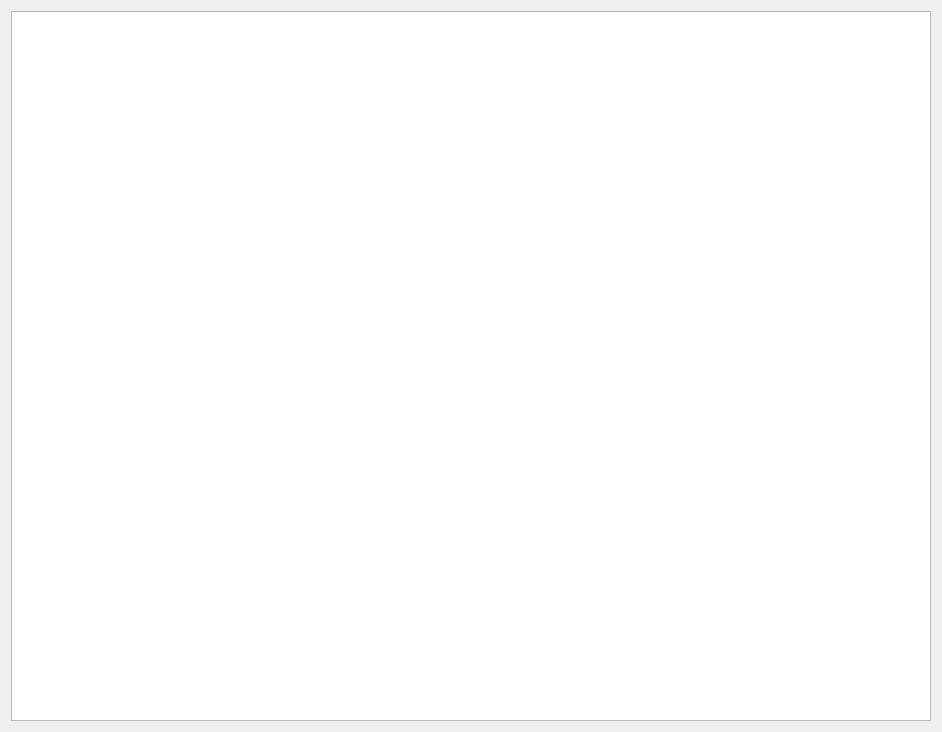
<?xml version="1.0" encoding="UTF-8"?>
<ui version="4.0">
 <class>MainWindow</class>
 <widget class="QWidget" name="MainWindow">
  <property name="geometry">
   <rect>
    <x>0</x>
    <y>0</y>
    <width>942</width>
    <height>732</height>
   </rect>
  </property>
  <property name="windowTitle">
   <string>MainWindow</string>
  </property>
  <property name="styleSheet">
   <string notr="true">/*
Material Dark Style Sheet for QT Applications
Author: Jaime A. Quiroga P.
Inspired on https://github.com/jxfwinter/qt-material-stylesheet
Company: GTRONICK
Last updated: 04/12/2018, 15:00.
Available at: https://github.com/GTRONICK/QSS/blob/master/MaterialDark.qss
*/
QMainWindow {
	background-color:#1e1d23;
}
QDialog {
	background-color:#1e1d23;
}
QColorDialog {
	background-color:#1e1d23;
}
QTextEdit {
	background-color:#1e1d23;
	color: #a9b7c6;
}
QPlainTextEdit {
	selection-background-color:#007b50;
	background-color:#1e1d23;
	border-style: solid;
	border-top-color: transparent;
	border-right-color: transparent;
	border-left-color: transparent;
	border-bottom-color: transparent;
	border-width: 1px;
	color: #a9b7c6;
}
QPushButton{
	border-style: solid;
	border-top-color: transparent;
	border-right-color: transparent;
	border-left-color: transparent;
	border-bottom-color: transparent;
	border-width: 1px;
	border-style: solid;
	color: #a9b7c6;
	padding: 2px;
	background-color: #1e1d23;
}
QPushButton::default{
	border-style: inset;
	border-top-color: transparent;
	border-right-color: transparent;
	border-left-color: transparent;
	border-bottom-color: #04b97f;
	border-width: 1px;
	color: #a9b7c6;
	padding: 2px;
	background-color: #1e1d23;
}
QToolButton {
	border-style: solid;
	border-top-color: transparent;
	border-right-color: transparent;
	border-left-color: transparent;
	border-bottom-color: #04b97f;
	border-bottom-width: 1px;
	border-style: solid;
	color: #a9b7c6;
	padding: 2px;
	background-color: #1e1d23;
}
QToolButton:hover{
	border-style: solid;
	border-top-color: transparent;
	border-right-color: transparent;
	border-left-color: transparent;
	border-bottom-color: #37efba;
	border-bottom-width: 2px;
	border-style: solid;
	color: #FFFFFF;
	padding-bottom: 1px;
	background-color: #1e1d23;
}
QPushButton:hover{
	border-style: solid;
	border-top-color: transparent;
	border-right-color: transparent;
	border-left-color: transparent;
	border-bottom-color: #37efba;
	border-bottom-width: 1px;
	border-style: solid;
	color: #FFFFFF;
	padding-bottom: 2px;
	background-color: #1e1d23;
}
QPushButton:pressed{
	border-style: solid;
	border-top-color: transparent;
	border-right-color: transparent;
	border-left-color: transparent;
	border-bottom-color: #37efba;
	border-bottom-width: 2px;
	border-style: solid;
	color: #37efba;
	padding-bottom: 1px;
	background-color: #1e1d23;
}
QPushButton:disabled{
	border-style: solid;
	border-top-color: transparent;
	border-right-color: transparent;
	border-left-color: transparent;
	border-bottom-color: #808086;
	border-bottom-width: 2px;
	border-style: solid;
	color: #808086;
	padding-bottom: 1px;
	background-color: #1e1d23;
}
QLineEdit {
	border-width: 1px; border-radius: 4px;
	border-color: rgb(58, 58, 58);
	border-style: inset;
	padding: 0 8px;
	color: #a9b7c6;
	background:#1e1d23;
	selection-background-color:#007b50;
	selection-color: #FFFFFF;
}
QLabel {
	color: #a9b7c6;
}
QLCDNumber {
	color: #37e6b4;
}
QProgressBar {
	text-align: center;
	color: rgb(240, 240, 240);
	border-width: 1px; 
	border-radius: 10px;
	border-color: rgb(58, 58, 58);
	border-style: inset;
	background-color:#1e1d23;
}
QProgressBar::chunk {
	background-color: #04b97f;
	border-radius: 5px;
}
QMenuBar {
	background-color: #1e1d23;
}
QMenuBar::item {
	color: #a9b7c6;
  	spacing: 3px;
  	padding: 1px 4px;
  	background: #1e1d23;
}

QMenuBar::item:selected {
  	background:#1e1d23;
	color: #FFFFFF;
}
QMenu::item:selected {
	border-style: solid;
	border-top-color: transparent;
	border-right-color: transparent;
	border-left-color: #04b97f;
	border-bottom-color: transparent;
	border-left-width: 2px;
	color: #FFFFFF;
	padding-left:15px;
	padding-top:4px;
	padding-bottom:4px;
	padding-right:7px;
	background-color: #1e1d23;
}
QMenu::item {
	border-style: solid;
	border-top-color: transparent;
	border-right-color: transparent;
	border-left-color: transparent;
	border-bottom-color: transparent;
	border-bottom-width: 1px;
	border-style: solid;
	color: #a9b7c6;
	padding-left:17px;
	padding-top:4px;
	padding-bottom:4px;
	padding-right:7px;
	background-color: #1e1d23;
}
QMenu{
	background-color:#1e1d23;
}
QTabWidget {
	color:rgb(0,0,0);
	background-color:#1e1d23;
}
QTabWidget::pane {
		border-color: rgb(77,77,77);
		background-color:#1e1d23;
		border-style: solid;
		border-width: 1px;
    	border-radius: 6px;
}
QTabBar::tab {
	border-style: solid;
	border-top-color: transparent;
	border-right-color: transparent;
	border-left-color: transparent;
	border-bottom-color: transparent;
	border-bottom-width: 1px;
	border-style: solid;
	color: #808086;
	padding: 3px;
	margin-left:3px;
	background-color: #1e1d23;
}
QTabBar::tab:selected, QTabBar::tab:last:selected, QTabBar::tab:hover {
  	border-style: solid;
	border-top-color: transparent;
	border-right-color: transparent;
	border-left-color: transparent;
	border-bottom-color: #04b97f;
	border-bottom-width: 2px;
	border-style: solid;
	color: #FFFFFF;
	padding-left: 3px;
	padding-bottom: 2px;
	margin-left:3px;
	background-color: #1e1d23;
}

QCheckBox {
	color: #a9b7c6;
	padding: 2px;
}
QCheckBox:disabled {
	color: #808086;
	padding: 2px;
}

QCheckBox:hover {
	border-radius:4px;
	border-style:solid;
	padding-left: 1px;
	padding-right: 1px;
	padding-bottom: 1px;
	padding-top: 1px;
	border-width:1px;
	border-color: rgb(87, 97, 106);
	background-color:#1e1d23;
}
QCheckBox::indicator:checked {

	height: 10px;
	width: 10px;
	border-style:solid;
	border-width: 1px;
	border-color: #04b97f;
	color: #a9b7c6;
	background-color: #04b97f;
}
QCheckBox::indicator:unchecked {

	height: 10px;
	width: 10px;
	border-style:solid;
	border-width: 1px;
	border-color: #04b97f;
	color: #a9b7c6;
	background-color: transparent;
}
QRadioButton {
	color: #a9b7c6;
	background-color: #1e1d23;
	padding: 1px;
}
QRadioButton::indicator:checked {
	height: 10px;
	width: 10px;
	border-style:solid;
	border-radius:5px;
	border-width: 1px;
	border-color: #04b97f;
	color: #a9b7c6;
	background-color: #04b97f;
}
QRadioButton::indicator:!checked {
	height: 10px;
	width: 10px;
	border-style:solid;
	border-radius:5px;
	border-width: 1px;
	border-color: #04b97f;
	color: #a9b7c6;
	background-color: transparent;
}
QStatusBar {
	color:#027f7f;
}
QSpinBox {
	color: #a9b7c6;	
	background-color: #1e1d23;
}
QDoubleSpinBox {
	color: #a9b7c6;	
	background-color: #1e1d23;
}
QTimeEdit {
	color: #a9b7c6;	
	background-color: #1e1d23;
}
QDateTimeEdit {
	color: #a9b7c6;	
	background-color: #1e1d23;
}
QDateEdit {
	color: #a9b7c6;	
	background-color: #1e1d23;
}
QComboBox {
	color: #a9b7c6;	
	background: #1e1d23;
}
QComboBox:editable {
	background: #1e1d23;
	color: #a9b7c6;
	selection-background-color: #1e1d23;
}
QComboBox QAbstractItemView {
	color: #a9b7c6;	
	background: #1e1d23;
	selection-color: #FFFFFF;
	selection-background-color: #1e1d23;
}
QComboBox:!editable:on, QComboBox::drop-down:editable:on {
	color: #a9b7c6;	
	background: #1e1d23;
}
QFontComboBox {
	color: #a9b7c6;	
	background-color: #1e1d23;
}
QToolBox {
	color: #a9b7c6;
	background-color: #1e1d23;
}
QToolBox::tab {
	color: #a9b7c6;
	background-color: #1e1d23;
}
QToolBox::tab:selected {
	color: #FFFFFF;
	background-color: #1e1d23;
}
QScrollArea {
	color: #FFFFFF;
	background-color: #1e1d23;
}
QSlider::groove:horizontal {
	height: 5px;
	background: #04b97f;
}
QSlider::groove:vertical {
	width: 5px;
	background: #04b97f;
}
QSlider::handle:horizontal {
	background: qlineargradient(x1:0, y1:0, x2:1, y2:1, stop:0 #b4b4b4, stop:1 #8f8f8f);
	border: 1px solid #5c5c5c;
	width: 14px;
	margin: -5px 0;
	border-radius: 7px;
}
QSlider::handle:vertical {
	background: qlineargradient(x1:1, y1:1, x2:0, y2:0, stop:0 #b4b4b4, stop:1 #8f8f8f);
	border: 1px solid #5c5c5c;
	height: 14px;
	margin: 0 -5px;
	border-radius: 7px;
}
QSlider::add-page:horizontal {
    background: white;
}
QSlider::add-page:vertical {
    background: white;
}
QSlider::sub-page:horizontal {
    background: #04b97f;
}
QSlider::sub-page:vertical {
    background: #04b97f;
}</string>
  </property>
  <layout class="QGridLayout" name="gridLayout">
   <item row="0" column="0">
    <widget class="QListView" name="listView"/>
   </item>
  </layout>
 </widget>
 <resources/>
 <connections/>
</ui>
